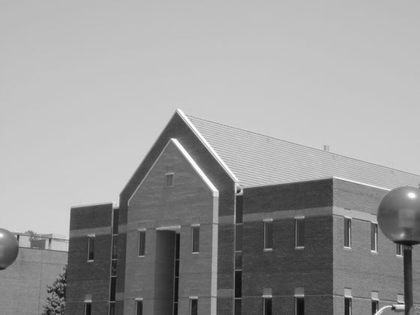
%> input picture 第五至七章实验/按任务分/图像阈值分割/building.tif, 420 x 315 px, shrunk from 560 x 420 before the run
$ octave Image_Threshold_Segmentation.m   (GNU Octave 9; MATLAB toolbox functions it lacks are replaced by stand-ins)
%> lines starting %> are read from the running program, lines starting %| are printed output that depends on the picture; in (x1, y1, x2, y2) boxes, pixels count from 0 and x2, y2 are one past the last pixel; in counts of white or black regions, pixels touching at a corner belong together; the program's own positions count from 1
%%-------------------------------------------------------------------------
% 作者：   赵敏琨
% 日期：   2021年4月
% 说明：   图像阈值分割
%%-------------------------------------------------------------------------
%% 阈值分割（冈萨雷斯.MATLAB版数字图像处理,P.305）
clc, clear, close all
filename = 'building.tif';
imSrc = imread(filename);
%> imSrc is the input picture: size 315x420 uint8; min 12, max 255, mean 154.6
[hei, wid, dim] = size(imSrc);
%> hei = 315; wid = 420; dim = 1

T = 0.5*(double(min(imSrc(:))) + double(max(imSrc(:))));
%> T = 133.5
done = false;
while ~done
    g_ILPF = imSrc >= T;
    Tnext = 0.5*(mean(imSrc(g_ILPF)) + mean(imSrc(~g_ILPF)));
    done = abs(T - Tnext) < 0.5;
    T = Tnext;
end
%> this loop made 4 passes
%> (Tnext, done, T) on passes 1 to 4: (138.3, false, 138.3), (140.9, false, 140.9), (141.7, false, 141.7), (142, true, 142)
%> pass 1, `g_ILPF = imSrc >= T;`:
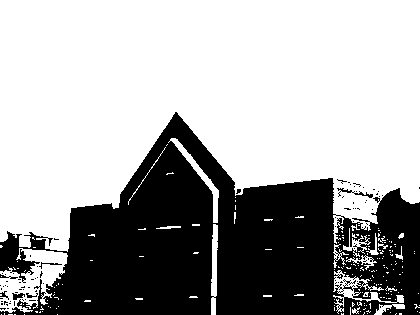
%> g_ILPF: size 315x420 logical; 65.2% white; 85 black regions (78 under 20 px), largest, box (x1, y1, x2, y2) and area: (0, 112, 420, 315) 45536, (337, 188, 373, 198) 92, (12, 293, 25, 300) 55
%> pass 2, `g_ILPF = imSrc >= T;`:
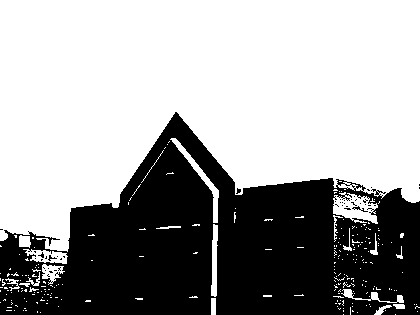
%> g_ILPF: size 315x420 logical; 62.9% white; 43 black regions (40 under 20 px), largest, box (x1, y1, x2, y2) and area: (0, 112, 420, 315) 48935, (352, 206, 368, 212) 30, (48, 255, 57, 261) 20
%> pass 3, `g_ILPF = imSrc >= T;`:
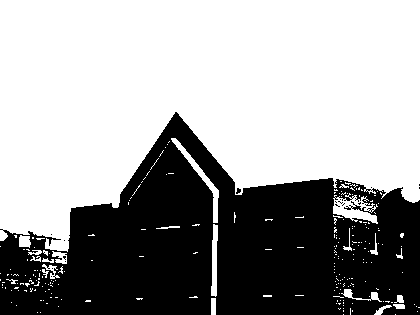
%> g_ILPF: size 315x420 logical; 62.2% white; 17 black regions (15 under 20 px), largest, box (x1, y1, x2, y2) and area: (0, 112, 420, 315) 49983, (236, 188, 241, 194) 20
Tg = graythresh(imSrc)*255;
%> Tg = 142
imDst_manual = zeros(hei,wid,dim);
imDst_graythresh = zeros(hei,wid,dim);
for ver = 1:hei   %下标i，行号
    for hor = 1:wid   %下标j，列号
        if imSrc(ver,hor) > T
            imDst_manual(ver,hor) = 0;
        else
            imDst_manual(ver,hor) = 1;
        end
        if imSrc(ver,hor) > Tg
            imDst_graythresh(ver,hor) = 0;
        else
            imDst_graythresh(ver,hor) = 1;
        end
    end
end
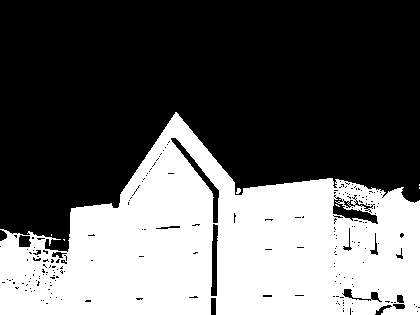
%> imDst_graythresh: size 315x420 double; values 0 (black) and 1 (white), 38.4% white; 8 white regions (6 under 20 px), largest, box (x1, y1, x2, y2) and area: (0, 112, 420, 315) 50703, (236, 188, 241, 194) 22
figure('Name','阈值分割','NumberTitle','off')
subplot(1,3,1)
imshow(imSrc),title('原始图片')
subplot(1,3,2)
imshow(imDst_manual),title('自编方法计算阈值的分割图片')
subplot(1,3,3)
imshow(imDst_graythresh),title('Otsu方法(graythresh)计算阈值的分割图片')
disp(['自编方法阈值：', num2str(T)])
%| 自编方法阈值：142.0057
disp(['graythresh采用阈值：',num2str(Tg)])
%| graythresh采用阈值：142
